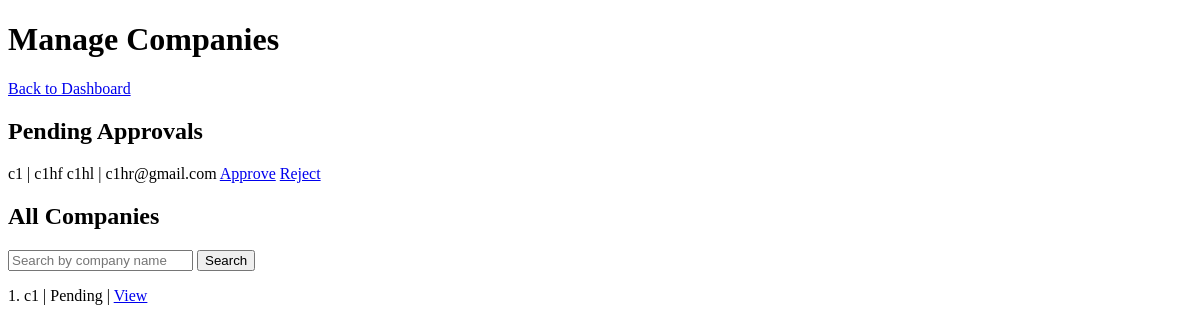
/admin/manage_companies, run on an earlier commit of the app's database.
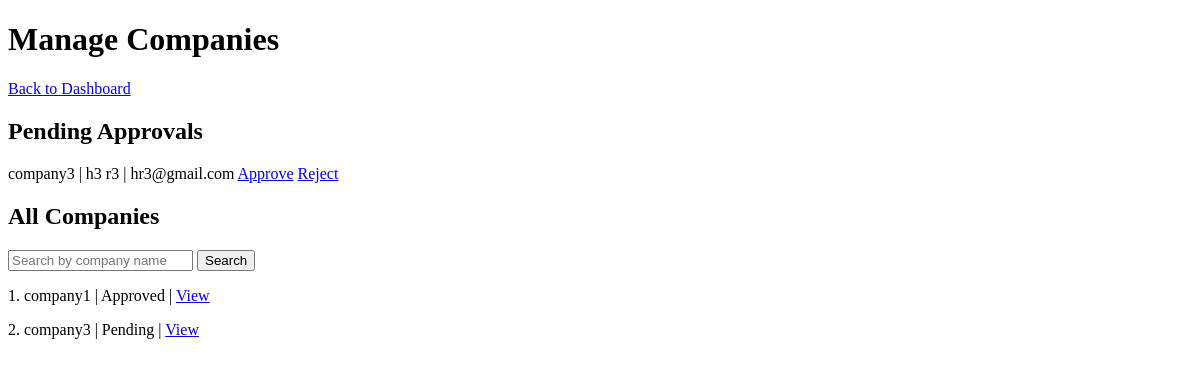
And on a later commit of the database.
### models.py (models this page shows)
class Company(db.Model):
    __tablename__ = 'companies'
    company_id = db.Column(db.Integer, primary_key=True)
    user_id = db.Column(db.Integer, db.ForeignKey('users.user_id'), unique=True)
    email = db.Column(db.String(100), db.ForeignKey('users.email'), unique=True, nullable=False)
    company_name = db.Column(db.String(100), nullable=False)
    hr_fname = db.Column(db.String(20), nullable=False)
    hr_lname = db.Column(db.String(20), nullable=False)
    hr_email = db.Column(db.String(100), nullable=False)
    website = db.Column(db.Text)
    description = db.Column(db.Text)
    logo = db.Column(db.String(200))
    approval_status = db.Column(db.Boolean, default=False)  # shortlist, waiting(applied), reject
    is_blacklisted = db.Column(db.Boolean, default=False)

### routes/admin.py (the view)
@admin.route('/manage_companies')
def manage_companies():
    q = request.args.get('q', '').strip()
    pending   = Company.query.filter_by(approval_status=False).all()
    if q:
        companies = Company.query.filter(Company.company_name.ilike(f'%{q}%')).all()
    else:
        companies = Company.query.all()
    return render_template('admin/manage_company.html',
        companies = companies,
        pending   = pending,
    )

### templates/admin/manage_company.html (shortened to what this page needs)
<!DOCTYPE html>
<html lang="en">
<head>
</head>
<body>
  <h1>Manage Companies</h1>
  <a href="{{ url_for('admin.dashboard') }}">Back to Dashboard</a>
  <h2>Pending Approvals</h2>
  {% for c in pending %}
    <p>
      {{ c.company_name }} | {{ c.hr_fname }} {{ c.hr_lname }} | {{ c.hr_email }}
      <a href="{{ url_for('admin.approve_company', company_id=c.company_id) }}">Approve</a>
      <a href="{{ url_for('admin.reject_company', company_id=c.company_id) }}">Reject</a>
    </p>
  {% endfor %}
  <h2>All Companies</h2>
  <form method="GET" action="{{ url_for('admin.manage_companies') }}">
    <input type="text" name="q" placeholder="Search by company name" value="{{ request.args.get('q', '') }}">
    <button type="submit">Search</button>
  </form>
  {% for c in companies %}
    <p>
      {{ loop.index }}. {{ c.company_name }} |
      {% if c.is_blacklisted %} Blacklisted
      {% elif c.approval_status %} Approved
      {% else %} Pending
      {% endif %}
      | <a href="{{ url_for('admin.company_detail', company_id=c.company_id) }}">View</a>
    </p>
  {% endfor %}
</body>
</html>

What changed in the data, as far as the page shows it:
no longer on one of the page's lists (row edited): Company: company_name "c1", hr_fname "c1hf", hr_lname "c1hl", hr_email "c1hr@gmail.com"
added Company: company_name "company3", hr_fname "h3", hr_lname "r3", hr_email "hr3@gmail.com", is_blacklisted "Pending"
changed Company: company_name "c1" → "company1"; approval_status "Pending" → "Approved"
